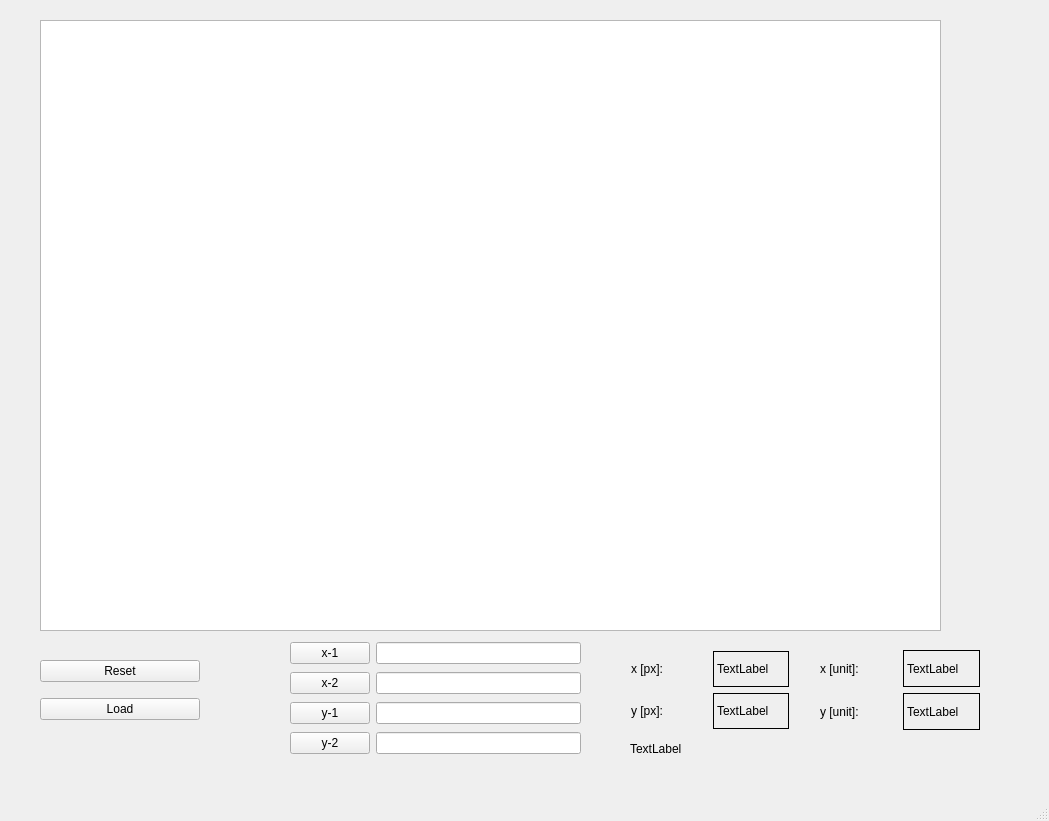
<?xml version="1.0" encoding="UTF-8"?>
<ui version="4.0">
 <class>MainWindow</class>
 <widget class="QMainWindow" name="MainWindow">
  <property name="geometry">
   <rect>
    <x>0</x>
    <y>0</y>
    <width>1049</width>
    <height>821</height>
   </rect>
  </property>
  <property name="windowTitle">
   <string>MainWindow</string>
  </property>
  <widget class="QWidget" name="centralwidget">
   <widget class="QGraphicsView" name="graphicsView">
    <property name="geometry">
     <rect>
      <x>40</x>
      <y>20</y>
      <width>901</width>
      <height>611</height>
     </rect>
    </property>
    <property name="sizeAdjustPolicy">
     <enum>QAbstractScrollArea::AdjustToContents</enum>
    </property>
    <property name="dragMode">
     <enum>QGraphicsView::ScrollHandDrag</enum>
    </property>
   </widget>
   <widget class="QWidget" name="gridLayoutWidget_2">
    <property name="geometry">
     <rect>
      <x>290</x>
      <y>640</y>
      <width>291</width>
      <height>120</height>
     </rect>
    </property>
    <layout class="QGridLayout" name="gridLayout_2">
     <item row="2" column="1">
      <widget class="QLineEdit" name="lineEdit_y1"/>
     </item>
     <item row="2" column="0">
      <widget class="QPushButton" name="btn_y1">
       <property name="text">
        <string>y-1</string>
       </property>
      </widget>
     </item>
     <item row="3" column="0">
      <widget class="QPushButton" name="btn_y2">
       <property name="text">
        <string>y-2</string>
       </property>
      </widget>
     </item>
     <item row="3" column="1">
      <widget class="QLineEdit" name="lineEdit_y2"/>
     </item>
     <item row="0" column="1">
      <widget class="QLineEdit" name="lineEdit_x1"/>
     </item>
     <item row="1" column="1">
      <widget class="QLineEdit" name="lineEdit_x2"/>
     </item>
     <item row="0" column="0">
      <widget class="QPushButton" name="btn_x1">
       <property name="text">
        <string>x-1</string>
       </property>
      </widget>
     </item>
     <item row="1" column="0">
      <widget class="QPushButton" name="btn_x2">
       <property name="text">
        <string>x-2</string>
       </property>
      </widget>
     </item>
    </layout>
   </widget>
   <widget class="QWidget" name="gridLayoutWidget_3">
    <property name="geometry">
     <rect>
      <x>630</x>
      <y>650</y>
      <width>160</width>
      <height>80</height>
     </rect>
    </property>
    <layout class="QGridLayout" name="gridLayout_3">
     <property name="leftMargin">
      <number>1</number>
     </property>
     <property name="topMargin">
      <number>1</number>
     </property>
     <property name="rightMargin">
      <number>1</number>
     </property>
     <property name="bottomMargin">
      <number>1</number>
     </property>
     <item row="0" column="0">
      <widget class="QLabel" name="label">
       <property name="text">
        <string>x [px]:</string>
       </property>
      </widget>
     </item>
     <item row="1" column="0">
      <widget class="QLabel" name="label_2">
       <property name="text">
        <string>y [px]:</string>
       </property>
      </widget>
     </item>
     <item row="0" column="1">
      <widget class="QLabel" name="label_x_select">
       <property name="frameShape">
        <enum>QFrame::Box</enum>
       </property>
       <property name="text">
        <string>TextLabel</string>
       </property>
      </widget>
     </item>
     <item row="1" column="1">
      <widget class="QLabel" name="label_y_select">
       <property name="frameShape">
        <enum>QFrame::Box</enum>
       </property>
       <property name="text">
        <string>TextLabel</string>
       </property>
      </widget>
     </item>
    </layout>
   </widget>
   <widget class="QWidget" name="gridLayoutWidget">
    <property name="geometry">
     <rect>
      <x>820</x>
      <y>650</y>
      <width>160</width>
      <height>80</height>
     </rect>
    </property>
    <layout class="QGridLayout" name="gridLayout">
     <item row="0" column="0">
      <widget class="QLabel" name="label_4">
       <property name="text">
        <string>x [unit]:</string>
       </property>
      </widget>
     </item>
     <item row="0" column="1">
      <widget class="QLabel" name="label_x_extract">
       <property name="frameShape">
        <enum>QFrame::Box</enum>
       </property>
       <property name="text">
        <string>TextLabel</string>
       </property>
      </widget>
     </item>
     <item row="1" column="0">
      <widget class="QLabel" name="label_5">
       <property name="text">
        <string>y [unit]:</string>
       </property>
      </widget>
     </item>
     <item row="1" column="1">
      <widget class="QLabel" name="label_y_extract">
       <property name="frameShape">
        <enum>QFrame::Box</enum>
       </property>
       <property name="text">
        <string>TextLabel</string>
       </property>
      </widget>
     </item>
    </layout>
   </widget>
   <widget class="QWidget" name="verticalLayoutWidget">
    <property name="geometry">
     <rect>
      <x>40</x>
      <y>650</y>
      <width>160</width>
      <height>80</height>
     </rect>
    </property>
    <layout class="QVBoxLayout" name="verticalLayout">
     <item>
      <widget class="QPushButton" name="btn_reset">
       <property name="text">
        <string>Reset</string>
       </property>
      </widget>
     </item>
     <item>
      <widget class="QPushButton" name="btn_load">
       <property name="text">
        <string>Load</string>
       </property>
      </widget>
     </item>
    </layout>
   </widget>
   <widget class="QLabel" name="label_status">
    <property name="geometry">
     <rect>
      <x>630</x>
      <y>740</y>
      <width>131</width>
      <height>17</height>
     </rect>
    </property>
    <property name="text">
     <string>TextLabel</string>
    </property>
   </widget>
  </widget>
  <widget class="QMenuBar" name="menubar">
   <property name="geometry">
    <rect>
     <x>0</x>
     <y>0</y>
     <width>1049</width>
     <height>22</height>
    </rect>
   </property>
  </widget>
  <widget class="QStatusBar" name="statusbar"/>
 </widget>
 <resources/>
 <connections/>
</ui>
